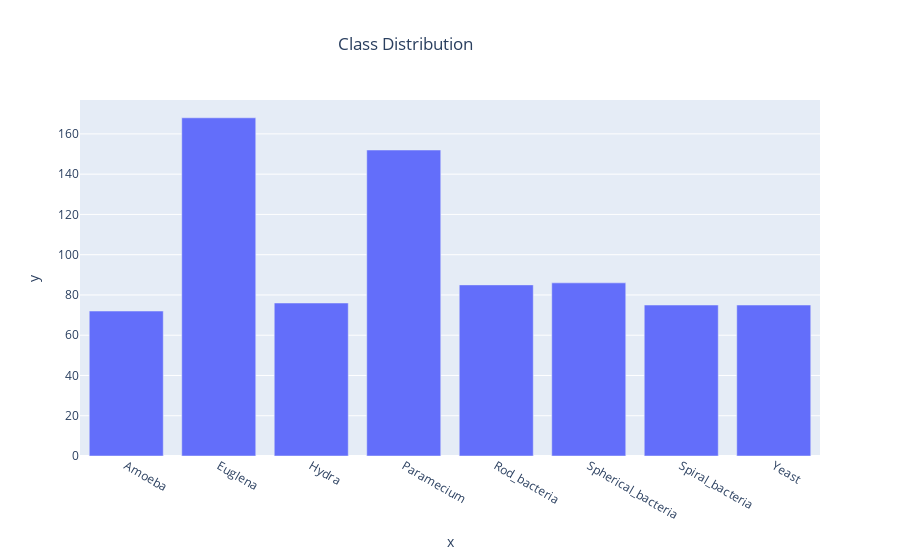

This figure's notebook cell:
### Code cell
# Bar Plot
fig = px.bar(x=class_names, y=class_dis, title="Class Distribution")
fig.update_layout({'title':{'x':0.45}})
fig.show()

### Figure 1 — Plotly figure (JSON) as saved in the notebook; plotly's stock layout.template omitted (floating-point values rounded to 4 significant figures)
{"data": [{"alignmentgroup": "True", "hovertemplate": "x=%{x}<br>y=%{y}<extra></extra>", "legendgroup": "", "marker": {"color": "#636efa", "pattern": {"shape": ""}}, "name": "", "offsetgroup": "", "orientation": "v", "showlegend": false, "textposition": "auto", "type": "bar", "x": ["Amoeba", "Euglena", "Hydra", "Paramecium", "Rod_bacteria", "Spherical_bacteria", "Spiral_bacteria", "Yeast"], "xaxis": "x", "y": [72, 168, 76, 152, 85, 86, 75, 75], "yaxis": "y"}], "layout": {"barmode": "relative", "legend": {"tracegroupgap": 0}, "title": {"text": "Class Distribution", "x": 0.45}, "xaxis": {"anchor": "y", "domain": [0, 1], "title": {"text": "x"}}, "yaxis": {"anchor": "x", "domain": [0, 1], "title": {"text": "y"}}}}
